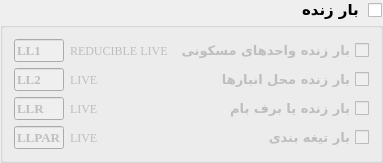
                <widget class="QGroupBox" name="grBox_T1_GB1_2">
                 <property name="minimumSize">
                  <size>
                   <width>250</width>
                   <height>0</height>
                  </size>
                 </property>
                 <property name="font">
                  <font>
                   <family>B Nazanin</family>
                   <pointsize>11</pointsize>
                   <weight>75</weight>
                   <bold>true</bold>
                  </font>
                 </property>
                 <property name="layoutDirection">
                  <enum>Qt::RightToLeft</enum>
                 </property>
                 <property name="title">
                  <string>بار زنده</string>
                 </property>
                 <property name="checkable">
                  <bool>true</bool>
                 </property>
                 <property name="checked">
                  <bool>false</bool>
                 </property>
                 <layout class="QGridLayout" name="gridLayout_15">
                  <item row="0" column="0">
                   <widget class="QCheckBox" name="chBox_T1_GB1_GB2_1">
                    <property name="font">
                     <font>
                      <family>B Nazanin</family>
                      <pointsize>10</pointsize>
                      <weight>75</weight>
                      <bold>true</bold>
                     </font>
                    </property>
                    <property name="text">
                     <string>بار زنده واحدهای مسکونی</string>
                    </property>
                    <property name="checked">
                     <bool>false</bool>
                    </property>
                   </widget>
                  </item>
                  <item row="0" column="1">
                   <widget class="QLabel" name="label_23">
                    <property name="font">
                     <font>
                      <family>Times New Roman</family>
                      <pointsize>9</pointsize>
                      <weight>50</weight>
                      <bold>false</bold>
                     </font>
                    </property>
                    <property name="text">
                     <string>REDUCIBLE LIVE</string>
                    </property>
                   </widget>
                  </item>
                  <item row="0" column="2">
                   <widget class="QLineEdit" name="liEdit_T1_GB1_GB2_1">
                    <property name="minimumSize">
                     <size>
                      <width>50</width>
                      <height>0</height>
                     </size>
                    </property>
                    <property name="maximumSize">
                     <size>
                      <width>50</width>
                      <height>16777215</height>
                     </size>
                    </property>
                    <property name="font">
                     <font>
                      <family>Times New Roman</family>
                      <pointsize>10</pointsize>
                      <weight>75</weight>
                      <bold>true</bold>
                     </font>
                    </property>
                    <property name="text">
                     <string>LL1</string>
                    </property>
                   </widget>
                  </item>
                  <item row="1" column="0">
                   <widget class="QCheckBox" name="chBox_T1_GB1_GB2_2">
                    <property name="font">
                     <font>
                      <family>B Nazanin</family>
                      <pointsize>10</pointsize>
                      <weight>75</weight>
                      <bold>true</bold>
                     </font>
                    </property>
                    <property name="text">
                     <string>بار زنده محل انبارها</string>
                    </property>
                    <property name="checked">
                     <bool>false</bool>
                    </property>
                   </widget>
                  </item>
                  <item row="1" column="1">
                   <widget class="QLabel" name="label_24">
                    <property name="font">
                     <font>
                      <family>Times New Roman</family>
                      <pointsize>9</pointsize>
                      <weight>50</weight>
                      <bold>false</bold>
                     </font>
                    </property>
                    <property name="text">
                     <string>LIVE</string>
                    </property>
                   </widget>
                  </item>
                  <item row="1" column="2">
                   <widget class="QLineEdit" name="liEdit_T1_GB1_GB2_2">
                    <property name="minimumSize">
                     <size>
                      <width>50</width>
                      <height>0</height>
                     </size>
                    </property>
                    <property name="maximumSize">
                     <size>
                      <width>50</width>
                      <height>16777215</height>
                     </size>
                    </property>
                    <property name="font">
                     <font>
                      <family>Times New Roman</family>
                      <pointsize>10</pointsize>
                      <weight>75</weight>
                      <bold>true</bold>
                     </font>
                    </property>
                    <property name="text">
                     <string>LL2</string>
                    </property>
                   </widget>
                  </item>
                  <item row="2" column="0">
                   <widget class="QCheckBox" name="chBox_T1_GB1_GB2_3">
                    <property name="font">
                     <font>
                      <family>B Nazanin</family>
                      <pointsize>10</pointsize>
                      <weight>75</weight>
                      <bold>true</bold>
                     </font>
                    </property>
                    <property name="text">
                     <string>بار زنده یا برف بام</string>
                    </property>
                    <property name="checked">
                     <bool>false</bool>
                    </property>
                   </widget>
                  </item>
                  <item row="2" column="1">
                   <widget class="QLabel" name="label_25">
                    <property name="font">
                     <font>
                      <family>Times New Roman</family>
                      <pointsize>9</pointsize>
                      <weight>50</weight>
                      <bold>false</bold>
                     </font>
                    </property>
                    <property name="text">
                     <string>LIVE</string>
                    </property>
                   </widget>
                  </item>
                  <item row="2" column="2">
                   <widget class="QLineEdit" name="liEdit_T1_GB1_GB2_3">
                    <property name="minimumSize">
                     <size>
                      <width>50</width>
                      <height>0</height>
                     </size>
                    </property>
                    <property name="maximumSize">
                     <size>
                      <width>50</width>
                      <height>16777215</height>
                     </size>
                    </property>
                    <property name="font">
                     <font>
                      <family>Times New Roman</family>
                      <pointsize>10</pointsize>
                      <weight>75</weight>
                      <bold>true</bold>
                     </font>
                    </property>
                    <property name="text">
                     <string>LLR</string>
                    </property>
                   </widget>
                  </item>
                  <item row="3" column="0">
                   <widget class="QCheckBox" name="chBox_T1_GB1_GB2_4">
                    <property name="font">
                     <font>
                      <family>B Nazanin</family>
                      <pointsize>10</pointsize>
                      <weight>75</weight>
                      <bold>true</bold>
                     </font>
                    </property>
                    <property name="text">
                     <string>بار تیغه بندی</string>
                    </property>
                    <property name="checked">
                     <bool>false</bool>
                    </property>
                   </widget>
                  </item>
                  <item row="3" column="1">
                   <widget class="QLabel" name="label_26">
                    <property name="font">
                     <font>
                      <family>Times New Roman</family>
                      <pointsize>9</pointsize>
                      <weight>50</weight>
                      <bold>false</bold>
                     </font>
                    </property>
                    <property name="text">
                     <string>LIVE</string>
                    </property>
                   </widget>
                  </item>
                  <item row="3" column="2">
                   <widget class="QLineEdit" name="liEdit_T1_GB1_GB2_4">
                    <property name="minimumSize">
                     <size>
                      <width>50</width>
                      <height>0</height>
                     </size>
                    </property>
                    <property name="maximumSize">
                     <size>
                      <width>50</width>
                      <height>16777215</height>
                     </size>
                    </property>
                    <property name="font">
                     <font>
                      <family>Times New Roman</family>
                      <pointsize>10</pointsize>
                      <weight>75</weight>
                      <bold>true</bold>
                     </font>
                    </property>
                    <property name="text">
                     <string>LLPAR</string>
                    </property>
                   </widget>
                  </item>
                 </layout>
                </widget>
